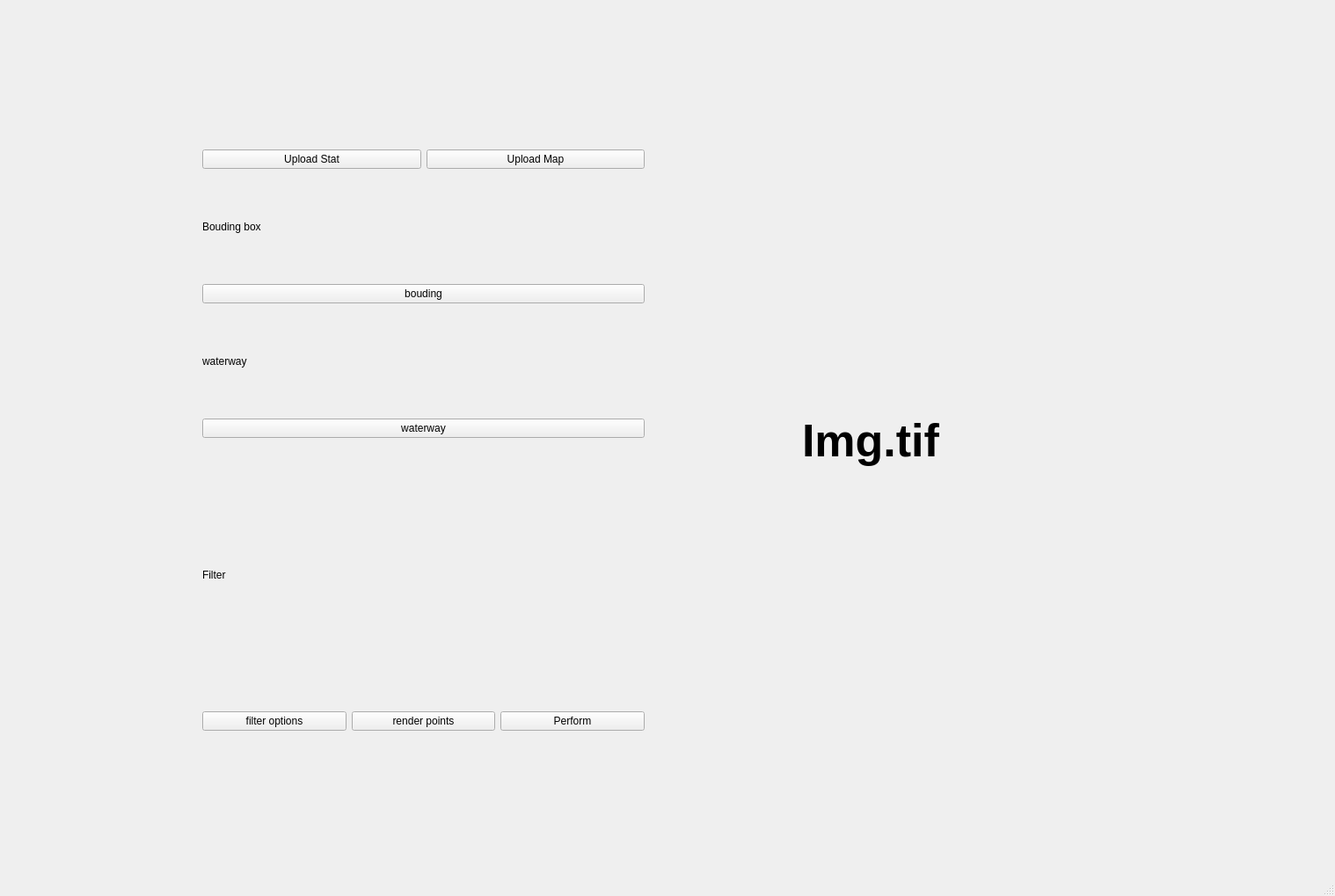
<?xml version="1.0" encoding="UTF-8"?>
<ui version="4.0">
 <class>MainWindow</class>
 <widget class="QMainWindow" name="MainWindow">
  <property name="geometry">
   <rect>
    <x>0</x>
    <y>0</y>
    <width>1518</width>
    <height>1019</height>
   </rect>
  </property>
  <property name="windowTitle">
   <string>MainWindow</string>
  </property>
  <widget class="QWidget" name="centralwidget">
   <widget class="QWidget" name="">
    <property name="geometry">
     <rect>
      <x>230</x>
      <y>170</y>
      <width>1011</width>
      <height>661</height>
     </rect>
    </property>
    <layout class="QHBoxLayout" name="horizontalLayout_3">
     <item>
      <layout class="QVBoxLayout" name="verticalLayout">
       <item>
        <layout class="QVBoxLayout" name="verticalLayout_4">
         <item>
          <layout class="QHBoxLayout" name="horizontalLayout">
           <item>
            <widget class="QPushButton" name="upload_stat">
             <property name="text">
              <string>Upload Stat</string>
             </property>
            </widget>
           </item>
           <item>
            <widget class="QPushButton" name="upload_map">
             <property name="text">
              <string>Upload Map</string>
             </property>
            </widget>
           </item>
          </layout>
         </item>
         <item>
          <layout class="QVBoxLayout" name="verticalLayout_3">
           <item>
            <widget class="QLabel" name="label_2">
             <property name="text">
              <string>Bouding box</string>
             </property>
            </widget>
           </item>
           <item>
            <widget class="QPushButton" name="bounding_button">
             <property name="text">
              <string>bouding</string>
             </property>
            </widget>
           </item>
          </layout>
         </item>
         <item>
          <layout class="QVBoxLayout" name="verticalLayout_2">
           <item>
            <widget class="QLabel" name="label_3">
             <property name="text">
              <string>waterway</string>
             </property>
            </widget>
           </item>
           <item>
            <widget class="QPushButton" name="water_button">
             <property name="text">
              <string>waterway</string>
             </property>
            </widget>
           </item>
          </layout>
         </item>
        </layout>
       </item>
       <item>
        <layout class="QVBoxLayout" name="verticalLayout_5">
         <item>
          <widget class="QLabel" name="label_4">
           <property name="text">
            <string>Filter</string>
           </property>
          </widget>
         </item>
         <item>
          <layout class="QHBoxLayout" name="horizontalLayout_2">
           <item>
            <widget class="QPushButton" name="filter_option">
             <property name="text">
              <string>filter options</string>
             </property>
            </widget>
           </item>
           <item>
            <widget class="QPushButton" name="render">
             <property name="text">
              <string>render points</string>
             </property>
            </widget>
           </item>
           <item>
            <widget class="QPushButton" name="analyse">
             <property name="text">
              <string>Perform</string>
             </property>
            </widget>
           </item>
          </layout>
         </item>
        </layout>
       </item>
      </layout>
     </item>
     <item>
      <widget class="QLabel" name="label">
       <property name="font">
        <font>
         <pointsize>39</pointsize>
         <weight>75</weight>
         <bold>true</bold>
        </font>
       </property>
       <property name="text">
        <string>Img.tif</string>
       </property>
       <property name="alignment">
        <set>Qt::AlignCenter</set>
       </property>
      </widget>
     </item>
    </layout>
   </widget>
  </widget>
  <widget class="QMenuBar" name="menubar">
   <property name="geometry">
    <rect>
     <x>0</x>
     <y>0</y>
     <width>1518</width>
     <height>24</height>
    </rect>
   </property>
  </widget>
  <widget class="QStatusBar" name="statusbar"/>
 </widget>
 <resources/>
 <connections/>
</ui>
